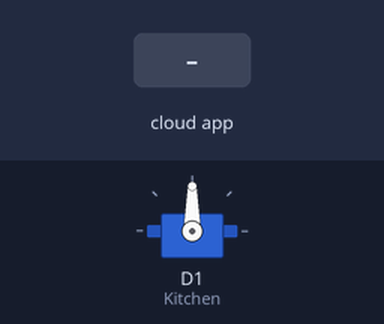
A sketch run on a simulated ESP8266 (NodeMCU). On the bench: servo. The inputs (shaded band) are chosen by the test bench. WiFi joins after 1.5 s; servers stay silent unless stated; what the sketch prints to the serial monitor is not drawn.

Above: at 2.9 s.
3.0 s: the phone or cloud app sets Kitchen.Lights to 0
At 4.8 s:
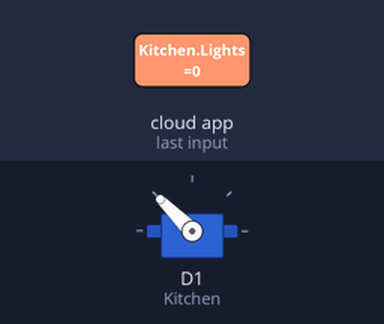
5.1 s: the phone or cloud app sets Kitchen.Lights to 1
At 5.6 s:
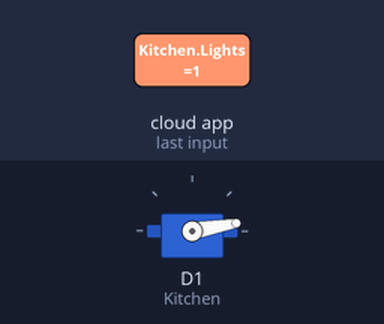
Timing chart, 0 to 8.1 s (numbered marks = the images above; inputs shaded):
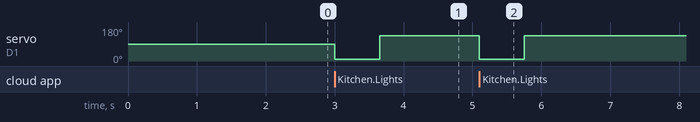

Measured:
- after the input at 3.0 s, servo on D1 (Kitchen): 90° → 10° at once, → 135° 0.65 s later
- after the input at 5.1 s, servo on D1 (Kitchen): 135° → 10° at once, → 135° 0.65 s later

The sketch:

kitchenlight.ino
```cpp
/**********************************************************************************
  * Code for controlling multiple devices connected to one NodeMCU using Amazon Echo
  *
  * Written by Sid for Sid's E Classroom
  *
  * https://www.youtube.com/c/SidsEClassroom
  *********************************************************************************/
#include <Arduino.h>
#include <ESP8266WiFi.h>
#include "fauxmoESP.h"
#include <Servo.h>
#define WIFI_SSID "THICC 2.4"//change your Wifi name
#define WIFI_PASS "ilovehongkong"//Change your Wifi Password
#define SERIAL_BAUDRATE                 115200
#define Kitchen D1
WiFiServer server(80);
Servo servo;
bool lightoff=false;

void servo_lightoff()
{
  servo.attach(Kitchen);
  servo.write(10);
  delay(650);
  servo.write(135);
  delay(650);
  servo.detach();
}
void checklightoff()
{
  if(lightoff)
  {
    servo_lightoff();
  }
  lightoff=false;
}

fauxmoESP fauxmo;
//declare switching pins
//Change pins according to your NodeMCU pinouts
#define Kitchen D1
// -----------------------------------------------------------------------------
// Wifi Setup
// -----------------------------------------------------------------------------

void wifiSetup() {

    // Set WIFI module to STA mode
    WiFi.mode(WIFI_STA);

    // Connect
    Serial.printf("[WIFI] Connecting to %s ", WIFI_SSID);
    WiFi.begin(WIFI_SSID, WIFI_PASS);

    // Wait
    while (WiFi.status() != WL_CONNECTED) {
        Serial.print(".");
        delay(100);
    }
    Serial.println();

    // Connected!
    Serial.printf("[WIFI] STATION Mode, SSID: %s, IP address: %s\n", WiFi.SSID().c_str(), WiFi.localIP().toString().c_str());
}
// -----------------------------------------------------------------------------
// Device Callback
// -----------------------------------------------------------------------------
void callback(uint8_t device_id, const char * device_name, bool state) {
  Serial.print("Device "); Serial.print(device_name);
  Serial.print(" state: ");
  if (state) {
    Serial.println("ON");
  } else {
    Serial.println("OFF");
  }
if ( (strcmp(device_name, "Kitchen Lights") == 0) )
  {
    lightoff=true;
  }
}

void setup() {
    servo.attach(Kitchen);
    delay(250);
    servo.detach();


    // Init serial port and clean garbage
    Serial.begin(SERIAL_BAUDRATE);
    Serial.println("After connection, ask Alexa/Echo to 'turn <devicename> on' or 'off'");

    // Wifi
    wifiSetup();
   server.begin();

    // Device Names for Simulated Wemo switches
    fauxmo.addDevice("Kitchen Lights");
    fauxmo.onMessage(callback);
}


void loop(void) {
  // Check if module is still connected to WiFi.
  if (WiFi.status() != WL_CONNECTED) {
    while (WiFi.status() != WL_CONNECTED) {
      delay(500);
    }
  }

  WiFiClient client = server.available();

  if (client) {
    Serial.println("Client connected.");

    while (client.connected()) {
          fauxmo.handle();
      if (client.available())
      {
        char command = client.read();
        if (command == 'L') {
          lightoff=true;
          Serial.println("kitchenlight off");
        }
      }
      checklightoff();
    }
    Serial.println("Client disconnected.");
    client.stop();
  }
    fauxmo.handle();
    checklightoff();
}
```
